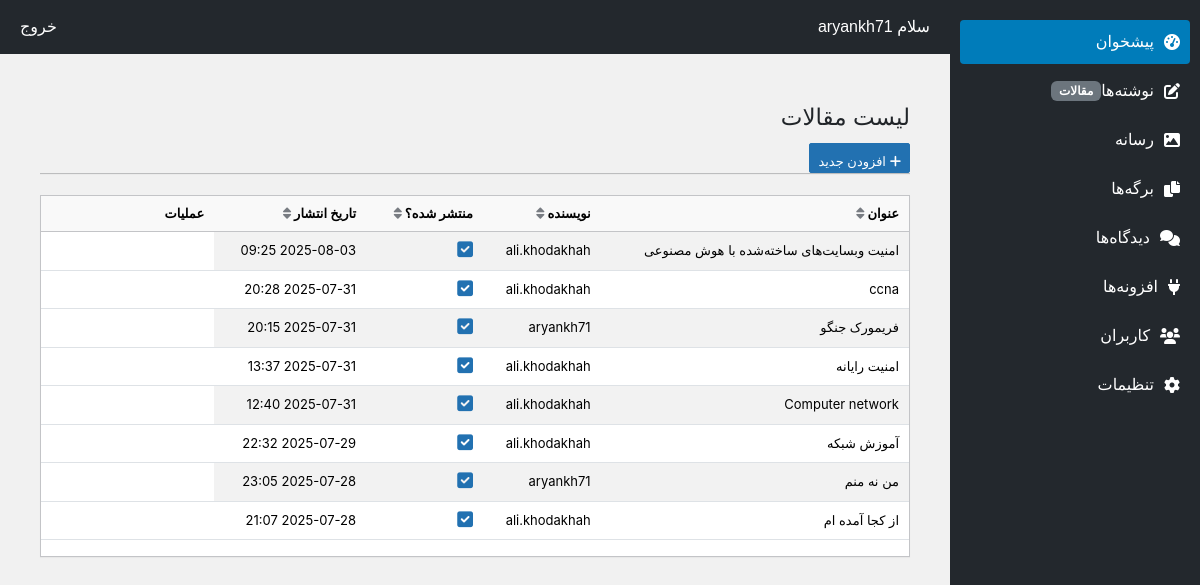
/posts/ (signed in), run on an earlier commit of the app's database.
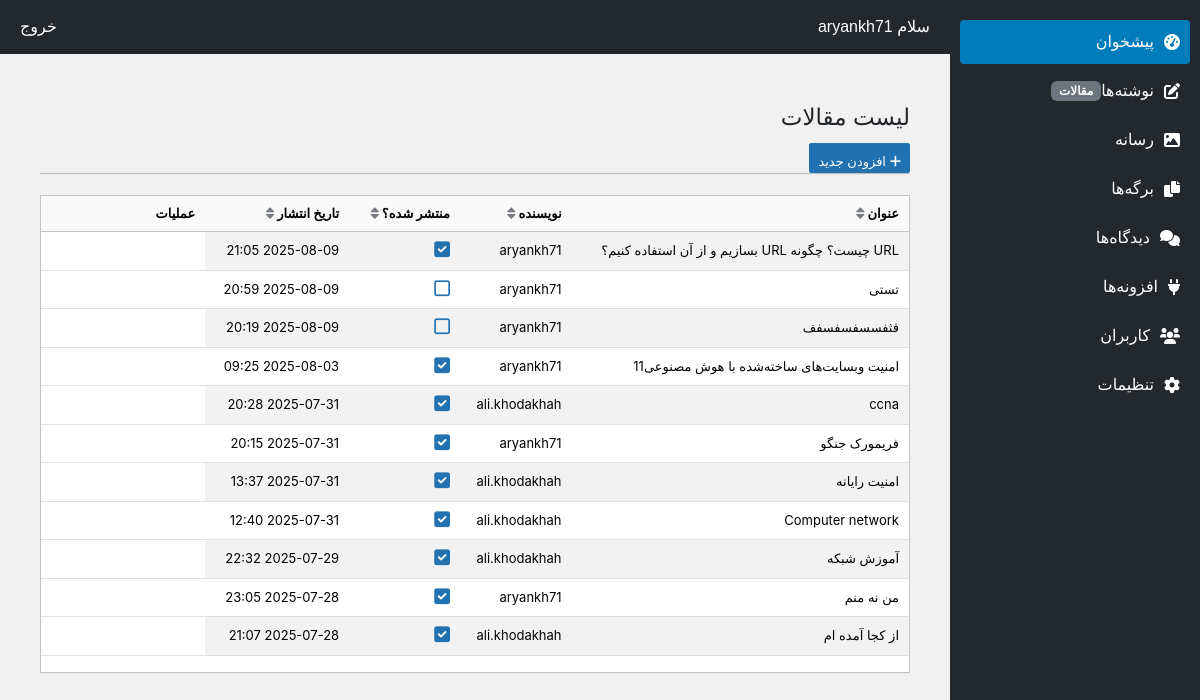
And on a later commit of the database.
### accounts/models.py (models this page shows, shortened)
class User(AbstractUser):
    phone = models.CharField(max_length=20, blank=True, null=True)
    birthday = models.DateField(blank=True, null=True)
    GENDER_CHOICES = [
        ('M', 'مرد'),
        ('F', 'زن'),
        ('O', 'سایر')
    ]
    gender = models.CharField(max_length=1, choices=GENDER_CHOICES, blank=True, null=True)

### blog/models.py (models this page shows, shortened)
class Post(models.Model):
    title = models.CharField(max_length=200, verbose_name='عنوان')
    content = CKEditor5Field(verbose_name='محتوا', config_name='default')
    author = models.ForeignKey(User, on_delete=models.CASCADE, verbose_name='نویسنده')
    published_at = models.DateTimeField(verbose_name='تاریخ انتشار')
    is_published = models.BooleanField(default=False, verbose_name='منتشر شده؟')
    updated_at = models.DateTimeField(auto_now=True, verbose_name='آخرین بروزرسانی')
    slug = models.SlugField(max_length=200, unique=True, allow_unicode=True, verbose_name='آدرس یکتا')
    image = models.ImageField(upload_to='posts/images/',blank=True, verbose_name='تصویر')
    class Meta:
        ordering = ['-published_at']
        verbose_name = 'مقاله'
        verbose_name_plural = 'مقالات'

### content_management/views.py (the view)
# urls.py: path('posts/', post_list, name='post_list'),
@login_required
@user_passes_test(staff_required)
def post_list(request):
    posts = Post.objects.all()
    return render(request, 'dashboard/posts/post_list.html', {'posts': posts})

### content_management/views.py (called while the page is built)
def staff_required(user):
    return user.is_authenticated and (user.is_staff or user.is_superuser)

### content_management/templates/dashboard/posts/post_list.html (shortened to what this page needs)
{% extends '../../panel.html' %}
{% block content %}
<div class="wrap">
    <h1 class="wp-heading-inline">لیست مقالات</h1>
    <a href="{% url 'post_create' %}" class="page-title-action"><i class="fas fa-plus"></i> افزودن جدید</a>
    <hr class="wp-header-end">
    <div class="table-container">
        <table class="table table-striped">
            <thead>
                <tr>
                    <th data-sort="title">عنوان <i class="fas fa-sort"></i></th>
                    <th data-sort="author">نویسنده <i class="fas fa-sort"></i></th>
                    <th data-sort="is_published">منتشر شده؟ <i class="fas fa-sort"></i></th>
                    <th data-sort="published_at">تاریخ انتشار <i class="fas fa-sort"></i></th>
                    <th>عملیات</th>
                </tr>
            </thead>
            <tbody>
                {% for post in posts %}
                <tr>
                    <td>{{ post.title }}</td>
                    <td>{{ post.author.username }}</td>
                    <td>
                        <span class="publish-toggle" data-post-id="{{ post.pk }}" data-is-published="{{ post.is_published|lower }}">
                            {% if post.is_published %}
                                <i class="fas fa-check-square"></i>
                            {% else %}
                                <i class="far fa-square"></i>
                            {% endif %}
                        </span>
                    </td>
                    <td>{{ post.published_at|date:"Y-m-d H:i" }}</td>
                </tr>
                {% empty %}
                <tr>
                    <td colspan="5" style="text-align: center;">هیچ مقاله‌ای یافت نشد.</td>
                </tr>
                {% endfor %}
            </tbody>
        </table>
    </div>
</div>
{% endblock %}

### content_management/templates/panel.html (shortened to what this page needs)
<!DOCTYPE html>
<html lang="fa" dir="rtl">
<head>
    <link rel="stylesheet" href="https://cdn.jsdelivr.net/npm/bootstrap@5.3.3/dist/css/bootstrap.rtl.min.css">
    <link rel="stylesheet" href="https://cdnjs.cloudflare.com/ajax/libs/font-awesome/6.0.0-beta3/css/all.min.css">
</head>
<body>
    <div class="topbar d-flex justify-content-between align-items-center">
        <span>سلام {{ request.user.first_name|default:request.user.username }}</span>
        <a href="{% url 'logout' %}" class="text-white text-decoration-none">خروج</a>
    </div>
    <div class="sidebar">
        <a href="#" class="active"><i class="fas fa-tachometer-alt"></i> پیشخوان</a>
        <a href="{% url 'post_list' %}"><i class="fas fa-edit"></i> نوشته‌ها <span class="badge bg-secondary">مقالات</span></a>
        <a href="#"><i class="fas fa-image"></i> رسانه</a>
        <a href="#"><i class="fas fa-copy"></i> برگه‌ها</a>
        <a href="#"><i class="fas fa-comments"></i> دیدگاه‌ها</a>
        <a href="#"><i class="fas fa-plug"></i> افزونه‌ها</a>
        <a href="#"><i class="fas fa-users"></i> کاربران</a>
        <a href="#"><i class="fas fa-cog"></i> تنظیمات</a>
    </div>
    <div class="main-content">
        {% block content %}{% endblock %}
    </div>
</body>
</html>

### content_management/templates/panel.html (style rules this page uses)
body { font-family: Vazirmatn, Tahoma, sans-serif; background-color: #f1f1f1; }
.sidebar { width: 250px; height: 100vh; background-color: #23282d; color: #fff; position: fixed; top: 0; right: 0; padding: 20px 10px; }
.sidebar a { display: flex; align-items: center; padding: 10px; color: #fff; text-decoration: none; margin-bottom: 5px; border-radius: 4px; }
.sidebar a i { margin-left: 10px; }
.sidebar a:hover, .sidebar a.active { background-color: #007cba; }
.topbar { background-color: #23282d; color: #fff; padding: 15px 20px; margin-right: 250px; }
.main-content { margin-right: 250px; padding: 20px; }

### content_management/templates/dashboard/posts/post_list.html (style rules this page uses)
.wrap { max-width: 1200px; margin: 20px; font-family: -apple-system, BlinkMacSystemFont, 'Segoe UI', Roboto, Oxygen-Sans, Ubuntu, Cantarell, 'Helvetica Neue', sans-serif; direction: rtl; text-align: right; }
.wp-heading-inline { font-size: 23px; font-weight: 400; margin: 0; padding: 9px 0 4px; line-height: 1.3; }
.page-title-action { display: inline-block; padding: 4px 8px; font-size: 13px; line-height: 26px; height: 30px; margin: 6px 0 0 10px; border: 1px solid #2271b1; border-radius: 2px; background: #2271b1; color: #fff; text-decoration: none; transition: all 0.2s; }
.wp-header-end { border-bottom: 1px solid #ddd; margin: 0 0 20px; padding: 0; height: 1px; }
.table-container { background: #fff; border: 1px solid #c3c4c7; box-shadow: 0 1px 1px rgba(0, 0, 0, 0.04); margin-bottom: 20px; }
.table-striped tbody tr:nth-child(odd) { background-color: #f6f7f7; }
.table th, .table td { padding: 8px 10px; font-size: 13px; vertical-align: middle; }
.table th { background: #f9f9f9; border-bottom: 1px solid #c3c4c7; cursor: pointer; }
.table th i.fa-sort { margin-left: 5px; color: #787c82; }
.publish-toggle { cursor: pointer; display: inline-flex; align-items: center; }
.publish-toggle i { font-size: 18px; color: #2271b1; }

What changed in the data, as far as the page shows it:
added Post: title "URL چیست؟ چگونه URL بسازیم و از آن استفاده کنیم؟", author.username "aryankh71", is_published True (drawn), published_at "2025-08-09 21:05"
added Post: title "تستی", author.username "aryankh71", is_published False (drawn), published_at "2025-08-09 20:59"
added Post: title "فثفسسفسفسفف", author.username "aryankh71", is_published False (drawn), published_at "2025-08-09 20:19"
changed Post: title "امنیت وبسایت‌های ساخته‌شده با هوش مصنوعی" → "امنیت وبسایت‌های ساخته‌شده با هوش مصنوعی11"; author.username "ali.khodakhah" → "aryankh71"
